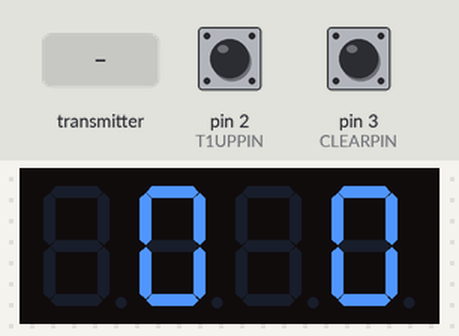
This sketch was run on a simulated Arduino Uno, built with avr-gcc and run on an emulated ATmega328P. Shown: 4-digit seven-segment display. The inputs (shaded band) are chosen by the test bench; at power-on: pin 2 (T1UPPIN) HIGH, pin 3 (CLEARPIN) HIGH. No radio packets arrive unless stated.

Above: at 1.2 s.
1.3 s: pin 2 (T1UPPIN) pulled LOW for 0.15 s
At 2.0 s:
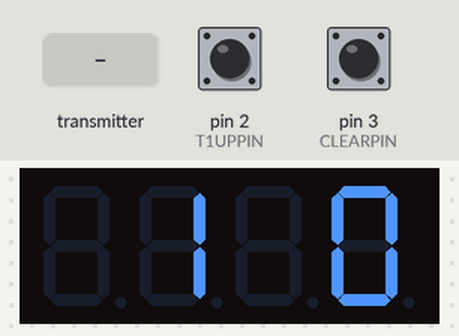
2.9 s: the transmitter starts sending newScore = 256
At 3.4 s:
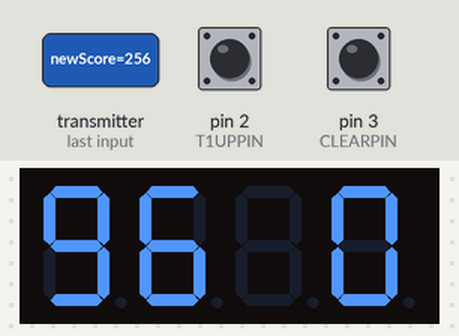
4.5 s: the transmitter starts sending newScore = 512
At 5.2 s:
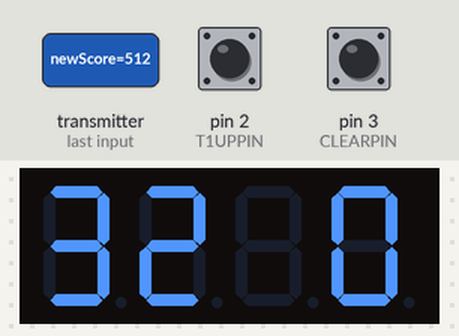
Timing chart, 0 to 7.5 s (numbered marks = the images above; inputs shaded):
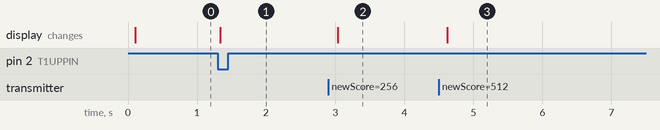

The sketch:

Game_Counter.ino
```cpp
#include <SPI.h>
#include "RF24.h"
//#include "Scoreboard.h"

#include <Arduino.h>
#include <TM1637Display.h>

// Display Pins
#define CLK 4
#define DIO 5
#define minDisplaySettingDelayTime 100

TM1637Display display(CLK, DIO);

// display power status
bool displayOn = false;

bool newScoreSet = false;

// last time setting the display
unsigned long lastDisplaySettingTime = 0;
unsigned long lastDisplayToggleTime = 0;

// Naming Conventions:
// TX/tX = Team X


// Team 1 Score Pins
#define T1UPPIN 2
#define T1DOWNPIN 1

// Team 2 Score Pins
#define T2UPPIN 3
#define T2DOWNPIN 1

// define clear pin
#define CLEARPIN 3

#define gameCounterDisplayNumber 1

RF24 radio(7,8);
byte addresses[][6] = {"team1","team2"};

// set maximum score for which to wrap around
int maximumScore = 21;

volatile int team1Score = 0;
volatile int team2Score = 0;

uint8_t data[] = { 0x4f, 0x3f, 0x6f, 0x8f };
const uint8_t blank[] = { 0x00, 0x00, 0x00, 0x00 };

void setup() {

  Serial.begin(115200);

  // setup score buttons
  pinMode(T1UPPIN, INPUT_PULLUP);
  pinMode(CLEARPIN, INPUT_PULLUP);

  // attach interrupt for point buttons
  attachInterrupt(digitalPinToInterrupt(T1UPPIN), incrementTeam1Score, FALLING);
  attachInterrupt(digitalPinToInterrupt(CLEARPIN), reset, FALLING);

  // turn on display
  toggleDisplayPower();

  radio.begin();

  radio.setPALevel(RF24_PA_LOW);

   // Open a writing and reading pipe on each radio, with opposite addresses
  if(gameCounterDisplayNumber == 1){
    radio.openWritingPipe(addresses[1]);
    radio.openReadingPipe(1,addresses[0]);
  }else if(gameCounterDisplayNumber == 2){
    radio.openWritingPipe(addresses[0]);
    radio.openReadingPipe(1,addresses[1]);
  }
  radio.startListening();
}

void loop() {

  // check for any winners
  if(team1Score == maximumScore || team2Score == maximumScore){
    // toggle display power every .5 second
    if((millis() - lastDisplayToggleTime) > 500){
      toggleDisplayPower();
    }
  }else{
    if(!displayOn){
      toggleDisplayPower();
    }
  }
  // need to add code to check for values changed
  if((millis() - lastDisplaySettingTime) > minDisplaySettingDelayTime){
    if(team1Score >= 10){
      data[0] = display.encodeDigit(team1Score/10);
    }else{
      data[0] = 0;
    }
    data[1] = display.encodeDigit(team1Score%10);
    if(team2Score >= 10){
      data[2] = display.encodeDigit(team2Score/10);
    }else{
      data[2] = 0;
    }
    data[3] = display.encodeDigit(team2Score%10);

    setDisplayData(data);
    //display.setSegments(data);

    lastDisplaySettingTime = millis();
  }

  if(newScoreSet){
    sendNewScore();
  }
  receiveNewScore();
}
void sendNewScore(){
  radio.stopListening();
  if (!radio.write( &team1Score, sizeof(unsigned long) )){
   Serial.println(F("failed"));
  }else{
    newScoreSet = false;
  }
  radio.startListening();
}
void receiveNewScore(){

  if(radio.available()){
    unsigned int newScore;
    while (radio.available()) {                                   // While there is data ready
      radio.read( &newScore, sizeof(unsigned long) );             // Get the payload
    }
    team1Score = newScore;
  }
}
void incrementTeam1Score(){
  incrementScore(&team1Score);
}
void incrementTeam2Score(){
  incrementScore(&team2Score);
}
void incrementScore(int *score){
    if(*score + 1 >= maximumScore){
      *score = maximumScore;
    }else{
      *score = (*score + 1) % maximumScore;
    }
    newScoreSet = true;
}

void reset(){

  // reset scores
  team1Score = 0;
  team2Score = 0;

  newScoreSet = true;
}

void clearDisplay(){
 display.setSegments(blank);
}

void setDisplayData(uint8_t data[]){
  display.setSegments(data);
}
void toggleDisplayPower(){
  if(!displayOn){
    display.setBrightness(0x0F);
    displayOn = true;
  }else{
    display.setBrightness(0x00);
    displayOn = false;
  }
  lastDisplayToggleTime = millis();
}
```

RF.ino
```cpp
#include <SPI.h>
#include "RF24.h"


void sendData(){

}
```

Measured:
- after the input at 1.3 s, the display: changes at once (image 1)
- after the input at 2.9 s, the display: changes after 0.14 s (image 2)
- after the input at 4.5 s, the display: changes after 0.12 s (image 3)
